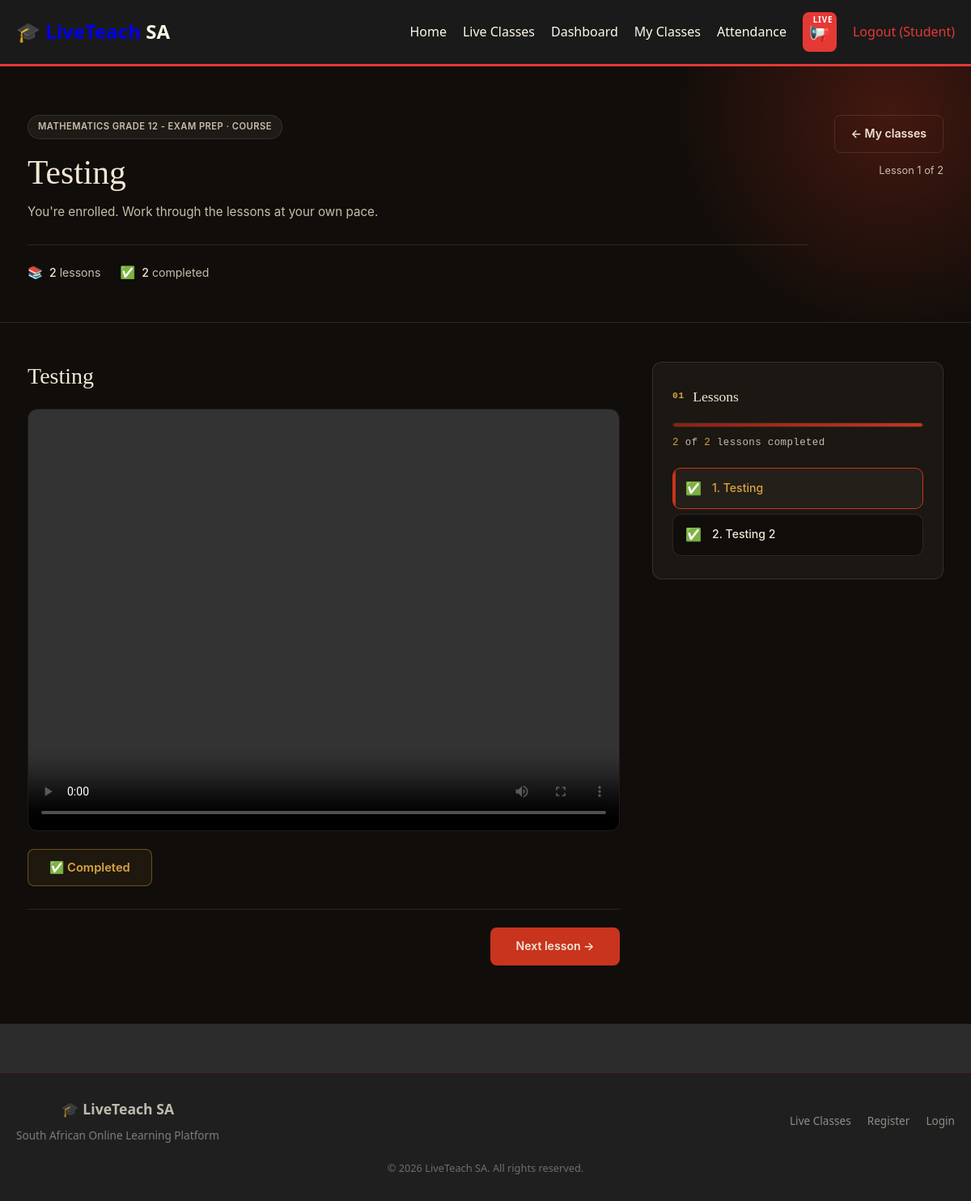
Page /classes/course-view.php?id=1&from=my-classes (signed in) on the committed database.
### tables this page shows
CREATE TABLE `live_classes` (
  `id` int(11) NOT NULL,
  `teacher_id` int(11) NOT NULL,
  `title` varchar(255) NOT NULL,
  `description` text DEFAULT NULL,
  `short_description` varchar(500) DEFAULT NULL,
  `image` varchar(255) DEFAULT NULL,
  `price` decimal(10,2) NOT NULL DEFAULT 0.00,
  `duration` varchar(50) DEFAULT NULL,
  `level` enum('beginner','intermediate','advanced') NOT NULL DEFAULT 'beginner',
  `category` varchar(100) DEFAULT NULL,
  `start_date` datetime DEFAULT NULL,
  `end_date` datetime DEFAULT NULL,
  `schedule` text DEFAULT NULL,
  `meeting_link` varchar(500) DEFAULT NULL,
  `meeting_id` varchar(100) DEFAULT NULL,
  `meeting_password` varchar(100) DEFAULT NULL,
  `recording_url` varchar(500) DEFAULT NULL,
  `materials` text DEFAULT NULL,
  `max_students` int(11) DEFAULT 50,
  `current_students` int(11) NOT NULL DEFAULT 0,
  `status` enum('upcoming','ongoing','completed','cancelled') NOT NULL DEFAULT 'upcoming',
  `is_featured` tinyint(1) NOT NULL DEFAULT 0,
  `sequential_unlock` tinyint(1) NOT NULL DEFAULT 0,
  `created_at` timestamp NOT NULL DEFAULT current_timestamp(),
  `thumbnail` varchar(500) DEFAULT NULL,
  `preview_video` varchar(500) DEFAULT NULL,
  `stream_platform` enum('zoom','google_meet','custom','youtube_live') DEFAULT 'zoom',
  `stream_embed` text DEFAULT NULL
);

CREATE TABLE `course_lessons` (
  `id` int(11) NOT NULL,
  `class_id` int(11) NOT NULL,
  `teacher_id` int(11) NOT NULL,
  `title` varchar(255) NOT NULL,
  `description` text DEFAULT NULL,
  `video_url` varchar(500) DEFAULT NULL,
  `video_type` enum('youtube','vimeo','upload','embed') DEFAULT 'upload',
  `transcript` longtext DEFAULT NULL,
  `transcript_text` longtext DEFAULT NULL,
  `duration` varchar(50) DEFAULT NULL,
  `order_position` int(11) NOT NULL DEFAULT 0,
  `is_free_preview` tinyint(1) NOT NULL DEFAULT 0,
  `is_locked` tinyint(1) NOT NULL DEFAULT 0,
  `primary_document_id` int(11) DEFAULT NULL,
  `status` enum('draft','published') NOT NULL DEFAULT 'draft',
  `created_at` timestamp NOT NULL DEFAULT current_timestamp(),
  `updated_at` timestamp NOT NULL DEFAULT current_timestamp() ON UPDATE current_timestamp()
);

CREATE TABLE `lesson_progress` (
  `id` int(11) NOT NULL,
  `student_id` int(11) NOT NULL,
  `lesson_id` int(11) NOT NULL,
  `class_id` int(11) NOT NULL,
  `status` enum('not_started','in_progress','completed') NOT NULL DEFAULT 'not_started',
  `watched_duration` int(11) NOT NULL DEFAULT 0,
  `last_position` int(11) NOT NULL DEFAULT 0,
  `completed_at` datetime DEFAULT NULL,
  `created_at` timestamp NOT NULL DEFAULT current_timestamp(),
  `updated_at` timestamp NOT NULL DEFAULT current_timestamp() ON UPDATE current_timestamp()
);

### classes/course-view.php (the view, shortened to what this page needs)
<?php
$connection = getDbConnection();
$classId  = isset($_GET['id'])     ? (int)$_GET['id']     : 0;
$stmt = $connection->prepare("SELECT * FROM live_classes WHERE id = ?");
$stmt->bind_param('i', $classId);
$stmt->execute();
$class = $stmt->get_result()->fetch_assoc();
$userId     = isset($_SESSION['user']['id']) ? (int)$_SESSION['user']['id'] : 0;
$userRole   = $_SESSION['user']['role'] ?? null;
$isTeacher  = ($userRole === 'teacher' && $userId === (int)$class['teacher_id']);
$isAdmin    = ($userRole === 'admin');
$isEnrolled = false;
if ($userRole === 'student' && $userId > 0) {
    $check = $connection->prepare("SELECT id FROM enrollments WHERE student_id = ? AND class_id = ? AND payment_status = 'paid'");
    $check->bind_param('ii', $userId, $classId);
    $check->execute();
    $isEnrolled = (bool)$check->get_result()->fetch_assoc();
}
$stmt = $connection->prepare("
    SELECT * FROM course_lessons
    WHERE class_id = ? AND (status = 'published' OR is_free_preview = 1)
    ORDER BY order_position ASC, id ASC
");
$stmt->bind_param('i', $classId);
$stmt->execute();
$lessons = $stmt->get_result()->fetch_all(MYSQLI_ASSOC);
$currentLesson = null;
if (!$currentLesson && !empty($lessons)) {
    $currentLesson = $lessons[0];
}
$progress = [];
if ($isEnrolled && $userId > 0) {
    $stmt = $connection->prepare("
        SELECT lesson_id, status, last_position, watched_duration, completed_at
        FROM lesson_progress
        WHERE student_id = ? AND class_id = ?
    ");
    $stmt->bind_param('ii', $userId, $classId);
    $stmt->execute();
    $res = $stmt->get_result();
    while ($row = $res->fetch_assoc()) {
        $progress[(int)$row['lesson_id']] = $row;
    }
}
$completedCount = 0;
foreach ($lessons as $lesson) {
    if (isset($progress[(int)$lesson['id']]) && $progress[(int)$lesson['id']]['status'] === 'completed') {
        $completedCount++;
    }
}
$progressPercent = count($lessons) > 0 ? ($completedCount / count($lessons)) * 100 : 0;
$sequential = !empty($class['sequential_unlock']);
function lesson_state(array $lesson, ?array $prev, array $progress, bool $sequential, bool $isEnrolled, bool $isTeacher, bool $isAdmin): array {
    return ['canView' => true, 'reason' => 'open'];
}
$lessonState   = [];
foreach ($lessons as $i => $l) {
    $prev = $i > 0 ? $lessons[$i - 1] : null;
    $lessonState[(int)$l['id']] = lesson_state($l, $prev, $progress, $sequential, $isEnrolled, $isTeacher, $isAdmin);
}
$embed_url = '';
$hasVideo  = false;
$videoId   = 0;
if ($currentLesson) {
    $videoId = (int)$currentLesson['id'];
    $vt = $currentLesson['video_type'] ?? 'upload';
    $vu = (string)($currentLesson['video_url'] ?? '');
    if ($vu !== '') {
        if ($vt === 'youtube') {
            if (preg_match('/(?:youtube\.com\/(?:[^\/]+\/.+\/|(?:v|e(?:mbed)?)\/|.*[?&]v=)|youtu\.be\/)([^"&?\/\s]{11})/', $vu, $m) && !empty($m[1])) {
                $embed_url = "https://www.youtube.com/embed/" . $m[1];
                $hasVideo = true;
            }
        } elseif ($vt === 'vimeo') {
            if (preg_match('/vimeo\.com\/(?:video\/)?(\d+)/', $vu, $m) && !empty($m[1])) {
                $embed_url = "https://player.vimeo.com/video/" . $m[1];
                $hasVideo = true;
            }
        } elseif ($vt === 'upload') {
            $embed_url = '../' . ltrim($vu, '/');
            $hasVideo = true;
        } else {
            $embed_url = $vu;
            $hasVideo = true;
        }
    }
}
$backUrl   = null;
$backLabel = '← Back';
$fromParam = isset($_GET['from']) ? (string)$_GET['from'] : '';
if ($fromParam !== '') {
    $allowedFroms = [
        'my-classes'    => [APP_BASE . '/dashboard/my-classes.php',                              '← My classes'],
        'class'         => [APP_BASE . '/classes/class.php?id=' . (int)$classId,                 '← Back to class'],
        'teacher-class' => [APP_BASE . '/teacher/classes.php',                                   '← My classes'],
        'content'       => [APP_BASE . '/teacher/course-content.php?class_id=' . (int)$classId,  '← Back to lessons'],
        'student-home'  => [APP_BASE . '/student/index.php',                                     '← Dashboard'],
        'dashboard'     => [APP_BASE . '/dashboard/index.php',                                   '← Dashboard'],
        'class-list'    => [APP_BASE . '/classes/index.php',                                     '← All classes'],
    ];
    if (isset($allowedFroms[$fromParam])) {
        $backUrl   = $allowedFroms[$fromParam][0];
        $backLabel = $allowedFroms[$fromParam][1];
    }
}
$fromSuffix = ($fromParam !== '') ? '&from=' . urlencode($fromParam) : '';
require_once '../includes/header.php';
?>
<main class="lt-page">
    <div class="lt-detail-header">
        <div class="lt-container lt-detail-header-inner">
            <div>
                <span class="lt-status lt-status-<?php echo htmlspecialchars($class['status']); ?>">
                    <?php echo htmlspecialchars($class['title']); ?> · Course
                </span>
                <h1><?php echo htmlspecialchars($currentLesson ? $currentLesson['title'] : $class['title']); ?></h1>
                <p class="lt-detail-byline">
                    <?php if ($isTeacher): ?>
                        You're the teacher for this class. All lessons are unlocked.
                    <?php elseif ($isEnrolled): ?>
                        You're enrolled. Work through the lessons at your own pace.
                    <?php elseif (isset($_SESSION['user'])): ?>
                        Preview the free lessons below. Enroll to unlock the full course.
                    <?php else: ?>
                        Preview the free lessons below. Log in to track your progress.
                    <?php endif; ?>
                </p>
                <div class="lt-meta">
                    <div class="lt-meta-item">
                        <span class="lt-meta-icon">📚</span>
                        <span><strong><?php echo count($lessons); ?></strong> lesson<?php echo count($lessons) != 1 ? 's' : ''; ?></span>
                    </div>
                    <div class="lt-meta-item">
                        <span class="lt-meta-icon">✅</span>
                        <span><strong><?php echo $completedCount; ?></strong> completed</span>
                    </div>
                </div>
            </div>
            <div class="lt-rating-block">
                <a href="<?php echo htmlspecialchars($backUrl, ENT_QUOTES); ?>"
                   class="lt-btn lt-btn-outline"
                   style="margin-bottom: 12px;">
                    <?php echo htmlspecialchars($backLabel); ?>
                </a>
                <div class="lt-rating-count" style="text-align: right;">
                    Lesson <?php
                        $currentIndex = 0;
                        if ($currentLesson) {
                            foreach ($lessons as $i => $l) {
                                if ((int)$l['id'] === (int)$currentLesson['id']) {
                                    $currentIndex = $i + 1;
                                    break;
                                }
                            }
                        }
                        echo $currentIndex;
                    ?>
                    of <?php echo count($lessons); ?>
                </div>
            </div>
        </div>
    </div>
    <div class="lt-container">
        <div class="lt-course-layout">
            <div class="lt-course-content">
                <?php if ($currentLesson):
                    $state   = $lessonState[(int)$currentLesson['id']] ?? ['canView' => false, 'reason' => 'unknown'];
                    $canView = $state['canView'];
                ?>
                    <div class="lt-lesson-head">
                        <h1><?php echo htmlspecialchars($currentLesson['title']); ?></h1>
                    </div>
                    <?php if ($canView && $hasVideo): ?>
                        <div class="lt-video-container">
                            <?php if (($currentLesson['video_type'] ?? '') === 'upload'): ?>
                                <video id="lessonVideo"
                                       controls
                                       preload="metadata"
                                       data-lesson-id="<?php echo (int)$videoId; ?>"
                                       data-class-id="<?php echo (int)$classId; ?>"
                                       data-resume="<?php echo (int)($progress[$videoId]['last_position'] ?? 0); ?>">
                                    <source src="<?php echo htmlspecialchars($embed_url); ?>" type="video/mp4">
                                </video>
                            <?php endif; ?>
                        </div>
                    <?php endif; ?>
                    <?php if ($isEnrolled && $canView):
                        $isCompleted = isset($progress[(int)$currentLesson['id']]) && $progress[(int)$currentLesson['id']]['status'] === 'completed';
                    ?>
                        <form method="post" action="<?php echo APP_BASE; ?>/classes/mark-lesson-complete.php" class="lt-complete-form">
                            <button type="submit" class="lt-complete-btn <?php echo $isCompleted ? 'lt-completed' : ''; ?>" <?php echo $isCompleted ? 'disabled' : ''; ?>>
                                <?php echo $isCompleted ? '✅ Completed' : '📌 Mark as complete'; ?>
                            </button>
                        </form>
                    <?php endif; ?>
                    <div class="lt-lesson-nav">
                        <?php
                        $nextLesson = null;
                        foreach ($lessons as $index => $lesson) {
                            if ((int)$lesson['id'] === (int)$currentLesson['id']) {
                                if ($index < count($lessons) - 1) $nextLesson = $lessons[$index + 1];
                                break;
                            }
                        }
                        ?>
                        <?php if ($nextLesson): ?>
                            <a href="<?php echo APP_BASE; ?>/classes/course-view.php?id=<?php echo (int)$classId; ?>&lesson=<?php echo (int)$nextLesson['id']; ?><?php echo $fromSuffix; ?>" class="lt-btn lt-btn-primary">Next lesson →</a>
                        <?php endif; ?>
                    </div>
                <?php endif; ?>
            </div>
            <aside class="lt-course-sidebar">
                <h3><span class="lt-num">01</span> Lessons</h3>
                <div class="lt-progress-bar">
                    <div class="lt-progress-fill" style="width: <?php echo $progressPercent; ?>%;"></div>
                </div>
                <p class="lt-progress-meta">
                    <strong><?php echo $completedCount; ?></strong> of <strong><?php echo count($lessons); ?></strong> lessons completed
                </p>
                <div class="lt-lesson-list">
                    <?php foreach ($lessons as $index => $lesson):
                        $st           = $lessonState[(int)$lesson['id']] ?? ['canView' => false, 'reason' => 'unknown'];
                        $canView      = $st['canView'];
                        $reason       = $st['reason'];
                        $isCompleted  = isset($progress[(int)$lesson['id']]) && $progress[(int)$lesson['id']]['status'] === 'completed';
                        $isActive     = $currentLesson && (int)$currentLesson['id'] === (int)$lesson['id'];
                        $titleAttr = '';
                    ?>
                        <div class="lt-lesson-item <?php echo $isActive ? 'lt-active' : ''; ?> <?php echo !$canView ? 'lt-locked' : ''; ?>"
                             <?php if ($titleAttr): ?>title="<?php echo htmlspecialchars($titleAttr, ENT_QUOTES); ?>"<?php endif; ?>
                             onclick="<?php echo $canView ? "location.href='" . APP_BASE . "/classes/course-view.php?id=" . (int)$classId . "&lesson=" . (int)$lesson['id'] . $fromSuffix . "'" : ''; ?>">
                            <div class="lt-lesson-icon">
                                <?php if ($isCompleted): ?>✅
                                <?php elseif (!empty($lesson['is_free_preview'])): ?>⭐
                                <?php elseif ($reason === 'sequential'): ?>⏳
                                <?php else: ?>🔒
                                <?php endif; ?>
                            </div>
                            <div class="lt-lesson-body">
                                <div class="lt-lesson-title"><?php echo ($index + 1) . '. ' . htmlspecialchars($lesson['title']); ?></div>
                            </div>
                        </div>
                    <?php endforeach; ?>
                </div>
            </aside>
        </div>
    </div>
</main>
<?php require_once '../includes/footer.php'; ?>

### assets/css/style.css (style rules this page uses)
:root { --primary-red: #e53935; --primary-red-dark: #c62828; --primary-red-light: #ffcdd2; --charcoal: #2c2c2c; --charcoal-light: #424242; --charcoal-dark: #1a1a1a; --cream: #fff8e7; --cream-dark: #f5e6c8; --border: rgba(229, 57, 53, 0.3); --shadow: rgba(0, 0, 0, 0.1); --success: #4caf50; --warning: #ff9800; --info: #2196f3; --gold: #ffd700; }
* { margin: 0; padding: 0; box-sizing: border-box; }
body { font-family: 'Segoe UI', Tahoma, Geneva, Verdana, sans-serif; background: var(--charcoal); color: var(--cream); line-height: 1.6; }

### includes/header.php (style rules this page uses)
* { margin: 0; padding: 0; box-sizing: border-box; }
body { font-family: 'Segoe UI', Tahoma, Geneva, Verdana, sans-serif; background: var(--charcoal, #1a1a1a); color: var(--cream, #f5f0e8); line-height: 1.6; }

### rows in the picture
live_classes: title "MATHEMATICS GRADE 12 - EXAM PREP"
course_lessons: title "Testing"
course_lessons: title "Testing 2"

### other values in the picture
$bellIcon "📢"
$user['fullname'] "Student"
count($lessons) "2"
$completedCount "2"
$backLabel "← My classes"
$currentIndex "1"
